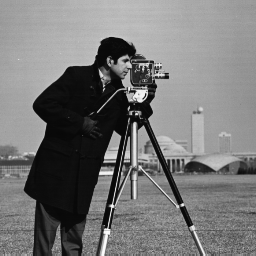
%> input picture cameraman.tif, 256 x 256 px
$ octave --eval "result = ft(imread('cameraman.tif'));"   (GNU Octave 9; MATLAB toolbox functions it lacks are replaced by stand-ins)
%> lines starting %> are read from the running program, lines starting %| are printed output that depends on the picture
function [transformed] = ft(img)
c = fft2(img);
ca = abs(c);
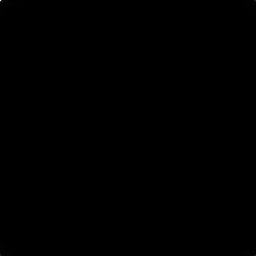
%> ca: size 256x256 double; min 12, max 7780728, mean 4834.7; drawn with min black and max white
clog = log(1+ca);
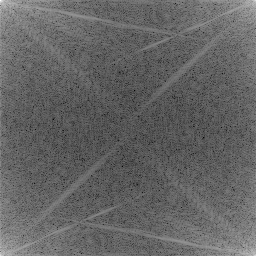
%> clog: size 256x256 double; min 2.56, max 15.87, mean 7.84; drawn with min black and max white
f = mat2gray(clog);
transformed = fftshift(f);
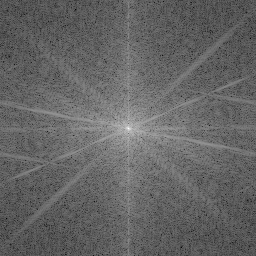
%> transformed: size 256x256 double; min 0, max 1, mean 0.396; mean of the top-left, top-right, bottom-left and bottom-right quarters 0.398, 0.394, 0.393, 0.4
end
